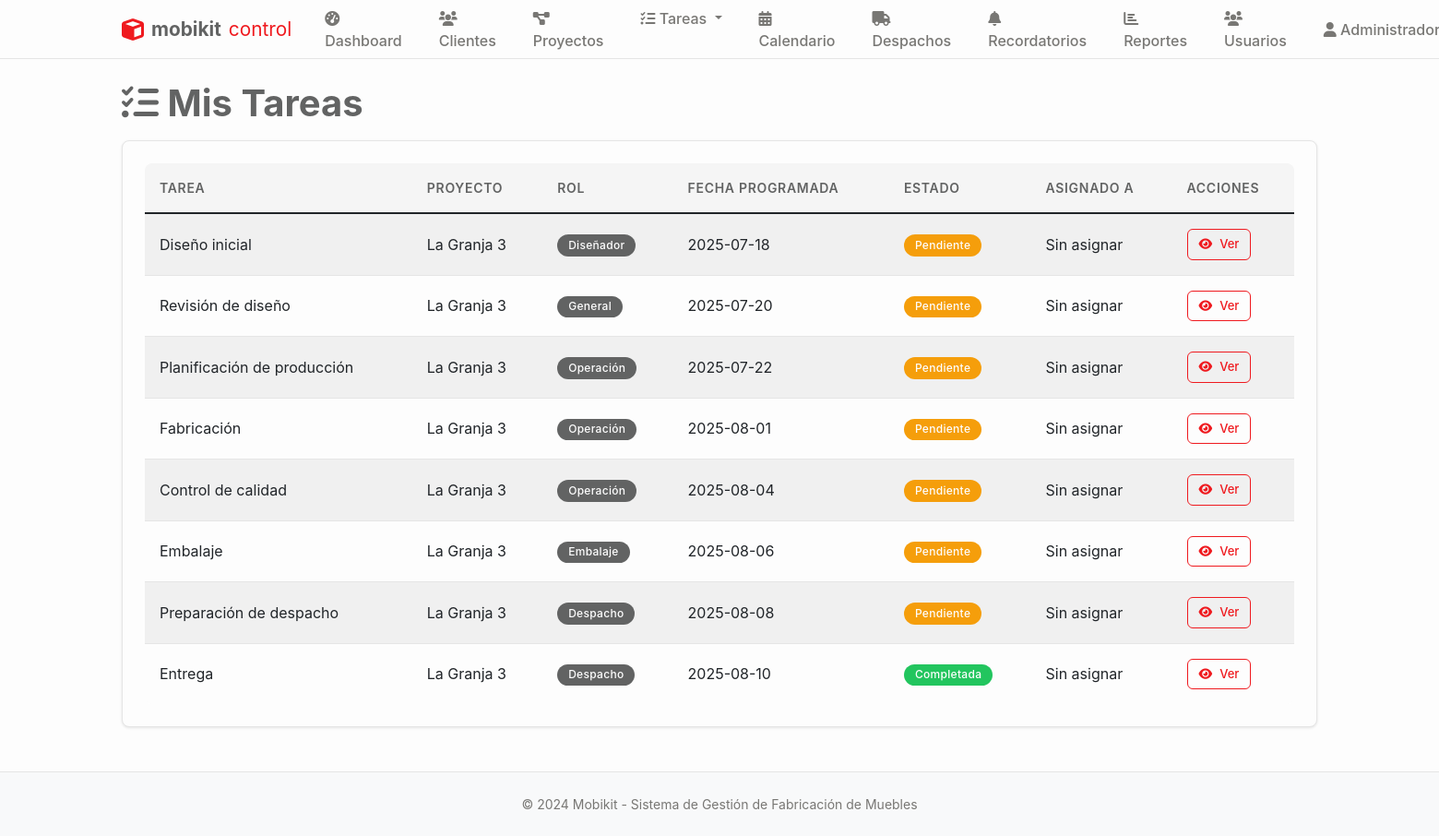
The page /tareas (signed in) on the database as committed earlier.
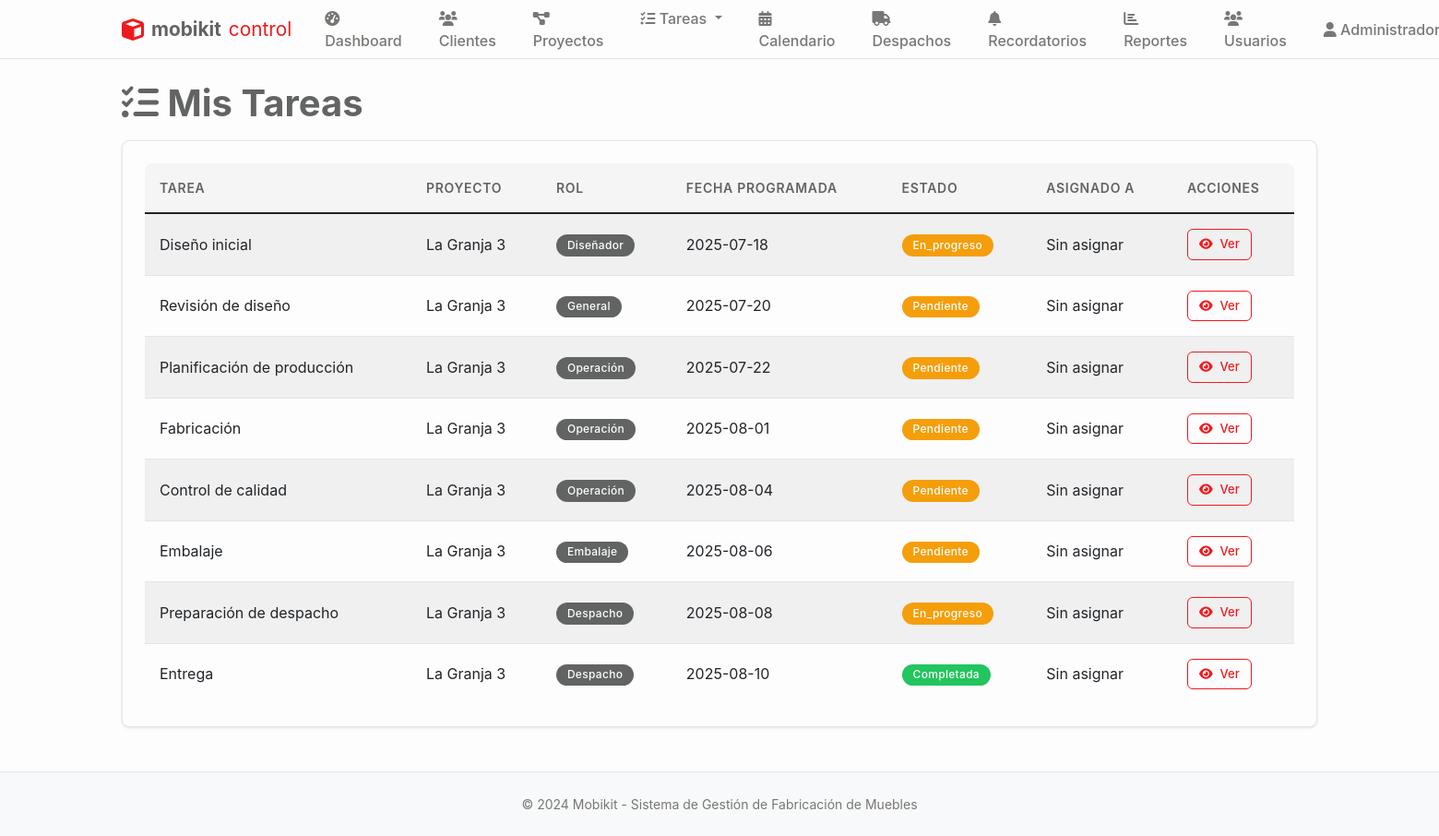
The same page on the database as committed later.
### tables this page shows
CREATE TABLE tareas (
    id INTEGER PRIMARY KEY AUTOINCREMENT,
    proyecto_id INTEGER NOT NULL,
    codigo TEXT, -- Código de tarea opcional
    titulo TEXT NOT NULL,
    descripcion TEXT,
    tipo TEXT DEFAULT 'general' CHECK (tipo IN ('diseño', 'fabricación', 'control_calidad', 'embalaje', 'despacho', 'general')),
    rol_asignado TEXT NOT NULL,
    usuario_asignado_id INTEGER,
    area_id INTEGER,
    estado TEXT DEFAULT 'pendiente' CHECK (estado IN ('pendiente', 'en_progreso', 'pausada', 'completada', 'cancelada')),
    prioridad TEXT DEFAULT 'media' CHECK (prioridad IN ('baja', 'media', 'alta', 'urgente')),
    fecha_programada DATE,
    fecha_inicio TIMESTAMP,
    fecha_completada TIMESTAMP,
    tiempo_estimado INTEGER, -- En horas
    tiempo_real INTEGER, -- En horas
    dependencias TEXT, -- JSON con IDs de tareas dependientes
    observaciones TEXT,
    created_at TIMESTAMP DEFAULT CURRENT_TIMESTAMP,
    updated_at TIMESTAMP DEFAULT CURRENT_TIMESTAMP, etapa_fabricacion TEXT 
                CHECK (etapa_fabricacion IN ('seccionado', 'enchapado', 'mecanizado', 'fabricacion_completo')),
    FOREIGN KEY (proyecto_id) REFERENCES proyectos (id),
    FOREIGN KEY (usuario_asignado_id) REFERENCES usuarios (id),
    FOREIGN KEY (area_id) REFERENCES areas (id)
);

CREATE TABLE proyectos (
    id INTEGER PRIMARY KEY AUTOINCREMENT,
    codigo TEXT UNIQUE NOT NULL, -- Código único del proyecto
    nombre TEXT NOT NULL,
    cliente_id INTEGER NOT NULL,
    descripcion TEXT,
    estado TEXT DEFAULT 'diseño' CHECK (estado IN ('diseño', 'aprobado', 'producción', 'embalaje', 'despacho', 'entregado', 'cancelado')),
    prioridad TEXT DEFAULT 'media' CHECK (prioridad IN ('baja', 'media', 'alta', 'urgente')),
    fecha_inicio DATE,
    fecha_entrega DATE,
    fecha_entrega_real DATE,
    diseñador_id INTEGER,
    supervisor_id INTEGER,
    presupuesto DECIMAL(12,2),
    costo_real DECIMAL(12,2),
    observaciones TEXT,
    created_at TIMESTAMP DEFAULT CURRENT_TIMESTAMP,
    updated_at TIMESTAMP DEFAULT CURRENT_TIMESTAMP,
    FOREIGN KEY (cliente_id) REFERENCES clientes (id),
    FOREIGN KEY (diseñador_id) REFERENCES usuarios (id),
    FOREIGN KEY (supervisor_id) REFERENCES usuarios (id)
);

### main.py (the view, shortened to what this page needs)
@app.route('/tareas')
@login_required
def tareas():
    conn = sqlite3.connect('mobikit.db')
    cursor = conn.cursor()
    if session['user_role'] == 'admin':
        cursor.execute('''
            SELECT t.id, t.titulo, p.nombre as proyecto, t.rol_asignado,
                   t.fecha_programada, t.estado, u.nombre as asignado
            FROM tareas t
            JOIN proyectos p ON t.proyecto_id = p.id
            LEFT JOIN usuarios u ON t.usuario_asignado_id = u.id
            ORDER BY t.fecha_programada ASC
        ''')
    tareas_list = cursor.fetchall()
    conn.close()
    return render_template('tareas.html', tareas=tareas_list)

### main.py (called while the page is built)
def login_required(f):
    @wraps(f)
    def decorated_function(*args, **kwargs):
        if 'user_id' not in session:
            return redirect(url_for('login'))
        return f(*args, **kwargs)
    return decorated_function

### templates/tareas.html (shortened to what this page needs)
{% extends "base.html" %}
{% block content %}
<h1><i class="fas fa-tasks"></i> Mis Tareas</h1>
<div class="card">
    <div class="card-body">
        {% if tareas %}
        <div class="table-responsive">
            <table class="table table-striped">
                <thead>
                    <tr>
                        <th>Tarea</th>
                        <th>Proyecto</th>
                        <th>Rol</th>
                        <th>Fecha Programada</th>
                        <th>Estado</th>
                        <th>Asignado a</th>
                        <th>Acciones</th>
                    </tr>
                </thead>
                <tbody>
                    {% for tarea in tareas %}
                    <tr>
                        <td>{{ tarea[1] }}</td>
                        <td>{{ tarea[2] }}</td>
                        <td>
                            <span class="badge bg-secondary">{{ tarea[3]|title }}</span>
                        </td>
                        <td>{{ tarea[4] if tarea[4] else 'Sin fecha' }}</td>
                        <td>
                            <span class="badge bg-{{ 'success' if tarea[5] == 'completada' else 'warning' }}">
                                {{ tarea[5]|title }}
                            </span>
                        </td>
                        <td>{{ tarea[6] if tarea[6] else 'Sin asignar' }}</td>
                        <td>
                            <a href="{{ url_for('tarea_detalle', tarea_id=tarea[0]) }}" class="btn btn-sm btn-outline-primary">
                                <i class="fas fa-eye"></i> Ver
                            </a>
                        </td>
                    </tr>
                    {% endfor %}
                </tbody>
            </table>
        </div>
        {% else %}
        <div class="text-center py-4">
            <i class="fas fa-tasks fa-3x text-muted mb-3"></i>
            <h5>No tienes tareas asignadas</h5>
            <p class="text-muted">Las tareas aparecerán aquí cuando sean asignadas a tu rol.</p>
        </div>
        {% endif %}
    </div>
</div>
{% endblock %}

Rows that differ between the two databases and show on the page:
changed tareas "Diseño inicial": estado "Pendiente" → "En_progreso"
changed tareas "Preparación de despacho": estado "Pendiente" → "En_progreso"
